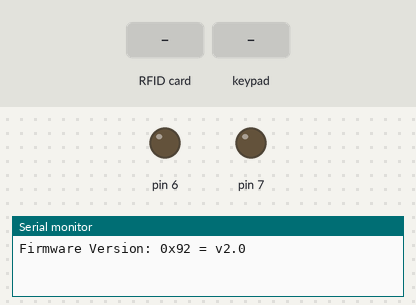
Simulated run of this sketch. Board: Arduino Uno, built with avr-gcc and run on an emulated ATmega328P. Parts: output pins drawn as LEDs (lit = HIGH), the last lines printed to the serial monitor. The test bench sets the inputs (shaded band). Pins used as bus, display or sensor lines are not drawn.

Above: at 1.2 s.
1.3 s: RFID card 0D 11 57 73 held to the reader
At 2.0 s:
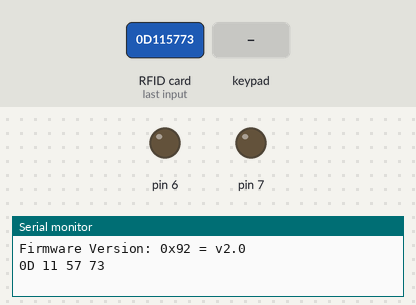
2.9 s: key '1' pressed
At 3.57 s:
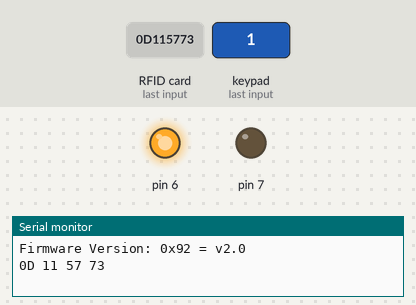
5.1 s: keypad keys 5 4 3 2 # pressed 0.4 s apart
At 6.37 s:
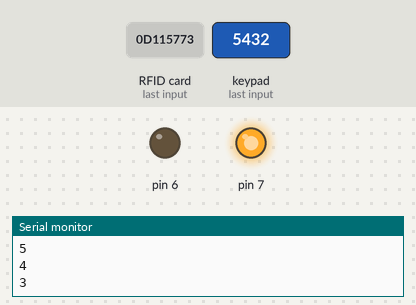
8.6 s: RFID card 5E 7A 19 C4 held to the reader
At 9.4 s:
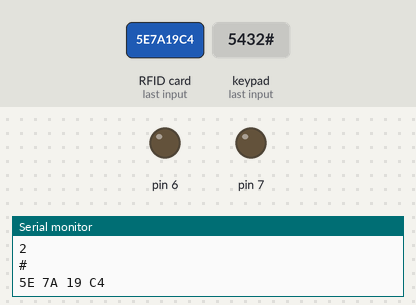
12.3 s: keypad keys 5 4 3 2 * pressed 0.4 s apart
At 14.1 s:
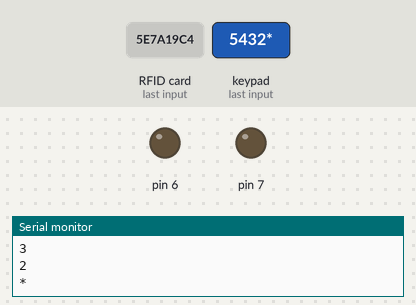
Timing chart, 0 to 15.6 s (numbered marks = the images above; inputs shaded):
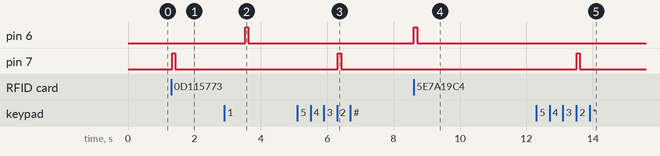

The sketch:

sketch_mar06a.ino
```cpp
#include <Keypad.h>
#include <SPI.h>
#include <MFRC522.h>

#define RST_PIN         9          // Configurable, see typical pin layout above
#define SS_PIN          10
MFRC522 mfrc522(SS_PIN, RST_PIN);

void setup() {
  pinMode(6, OUTPUT);
  pinMode(7, OUTPUT);
  Serial.begin(9600);
  while (!Serial);    // Do nothing if no serial port is opened (added for Arduinos based on ATMEGA32U4)
  SPI.begin();      // Init SPI bus
  mfrc522.PCD_Init();   // Init MFRC522
  mfrc522.PCD_DumpVersionToSerial();
}

const byte ROWS = 4;
const byte COLS = 4;
char hexaKeys[ROWS][COLS] = {
  {'1','2','3','A'},
  {'4','5','6','B'},
  {'7','8','9','C'},
  {'*','0','#','D'}
};
byte rowPins[ROWS] = {A0, A1, A2, A3}; //connect to the row pinouts of the keypad
byte colPins[COLS] = {5, 4, 3, 2};
Keypad myKeypad = Keypad( makeKeymap(hexaKeys), rowPins, colPins, ROWS, COLS);


void loop() {
  rfid();
   char b = myKeypad.getKey();
  if(b){
    if(b=='1')
    {
      digitalWrite(6, HIGH);
      delay(100);
      digitalWrite(6, LOW);
      delay(100);
    }
    else if(b=='2')
    {
      digitalWrite(7, HIGH);
      delay(100);
      digitalWrite(7, LOW);
      delay(100);
    }
    Serial.println(b);
  }
}


void rfid()
{
  if ( ! mfrc522.PICC_IsNewCardPresent())
  {
    return;
  }
  if ( ! mfrc522.PICC_ReadCardSerial())
  {
    return;
  }
  String content= "";
  byte letter;
  for (byte i = 0; i < mfrc522.uid.size; i++)
  {
     //Serial.print(mfrc522.uid.uidByte[i] < 0x10 ? " 0" : " ");
     //Serial.print(mfrc522.uid.uidByte[i], HEX);
     content.concat(String(mfrc522.uid.uidByte[i] < 0x10 ? " 0" : " "));
     content.concat(String(mfrc522.uid.uidByte[i], HEX));
  }
  content.toUpperCase();
  Serial.println(content.substring(1)+" "); //prints the RFID Tag
  if (content.substring(1) == "0D 11 57 73")
  {
    access(1);
  }
  else
  {
    access(0);
  }
  delay(2000);
}


void access(int a)
{
  switch(a)
  {
    case 0:
      digitalWrite(6, HIGH);
      delay(100);
      digitalWrite(6, LOW);
      delay(100);
    break;

    case 1:
      digitalWrite(7, HIGH);
      delay(100);
      digitalWrite(7, LOW);
      delay(100);
    break;
  }
}
```

Measured:
- after the input at 1.3 s, pin 7: LOW → HIGH at once, → LOW 0.10 s later
- after the input at 2.9 s, pin 6: LOW → HIGH after 0.63 s, → LOW 0.10 s later
- after the input at 5.1 s, pin 7: LOW → HIGH after 1.2 s, → LOW 0.10 s later
- after the input at 8.6 s, pin 6: LOW → HIGH at once, → LOW 0.10 s later
- after the input at 12.3 s, pin 7: LOW → HIGH after 1.2 s, → LOW 0.10 s later
